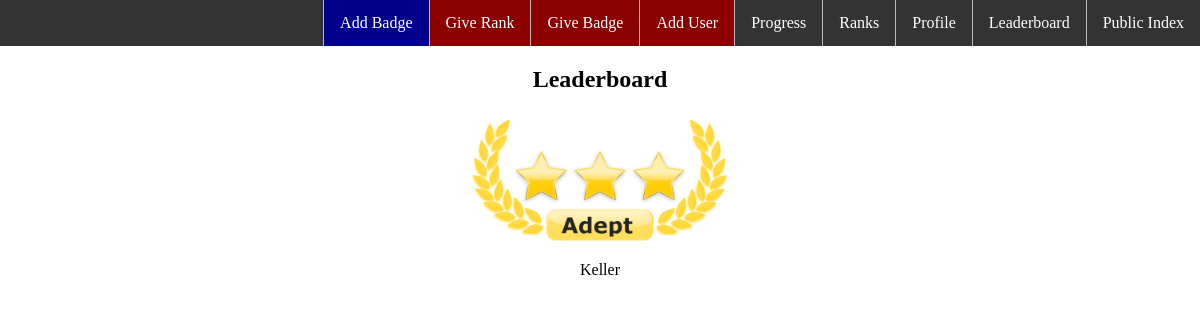
Page /public/student/index.php on the committed database.
### tables this page shows
CREATE TABLE User
(
    user_id int NOT NULL AUTO_INCREMENT,
    user_name varchar(50) NOT NULL UNIQUE,
    user_first varchar(50) NOT NULL,
    user_last varchar(50) NOT NULL,
    user_password varchar(50) NOT NULL,
    user_role varchar(50) NOT NULL,
    user_join_date datetime NOT NULL,

    PRIMARY KEY (user_id)
);

CREATE TABLE Image
(
    image_id int NOT NULL AUTO_INCREMENT,
    image_name varchar(50) NOT NULL UNIQUE,
    image_path varchar(200) NOT NULL,

    PRIMARY KEY (image_id)
);

### private/query_functions.php (called while the page is built, shortened)
<?php
function find_all_users()
{
    global $db;
    $sql = "SELECT * FROM User";
    $user_set = mysqli_query($db, $sql);
    return $user_set;
}
function find_user_ranks($user_id)
{
    global $db;
    $sql = "SELECT User_Rank.user_id, User_Rank.rank_id, Rank.rank_level, Rank.rank_title, Rank.image_id ";
    $sql .= "FROM User_Rank INNER JOIN Rank ON User_Rank.rank_id=Rank.rank_id ";
    $sql .= "where User_Rank.user_id = ";
    $sql .= $user_id;
    $sql .= " ORDER BY Rank.rank_level DESC";
    $rank_set = mysqli_query($db, $sql);
    return $rank_set;
}
function find_image_by_id($image_id)
{
    global $db;
    $sql = "SELECT * FROM Image WHERE image_id = ";
    $sql .= $image_id;
    $image_set = mysqli_query($db, $sql);
    $image = mysqli_fetch_assoc($image_set);
    return $image;
}

### public/student/index.php (the view, shortened to what this page needs)
<?php include_once SHARED_PATH . '/default_header.php'; ?>
<div class="content">
    <h2>Leaderboard</h2>
    <?php
    $user_set = find_all_users();
    ?>
    <?php while ($user = mysqli_fetch_assoc($user_set)) { ?>
    <div class="user-container">
        <div class="image-container">
            <?php
            $user_ranks = find_user_ranks($user['user_id']);
            $user_rank = mysqli_fetch_assoc($user_ranks);
            $rank_img = find_image_by_id($user_rank['image_id']);
            ?>
            <img class="leader-rank-image" src="<?php echo $rank_img['image_path'] ?>">
        </div>
        <p class="leaderboard-name">
            <?php echo $user['user_first']; ?>
        </p>
    </div>
    <?php
} ?>
</div>
<?php include_once SHARED_PATH . '/default_footer.php'; ?>

### public/style/default.css (style rules this page uses)
body { margin: 0px; }
.content { margin-left: 2%; margin-right: 2%; text-align: center; }

### public/style/leaderboard.css (style rules this page uses)
.user-container { width: 350px; height: 200px; display: inline-block; text-align: center; }
.leader-rank-image { width: 256px; height: 128px; }

### rows in the picture
user: image.image_path (picture), user_first "Keller"
